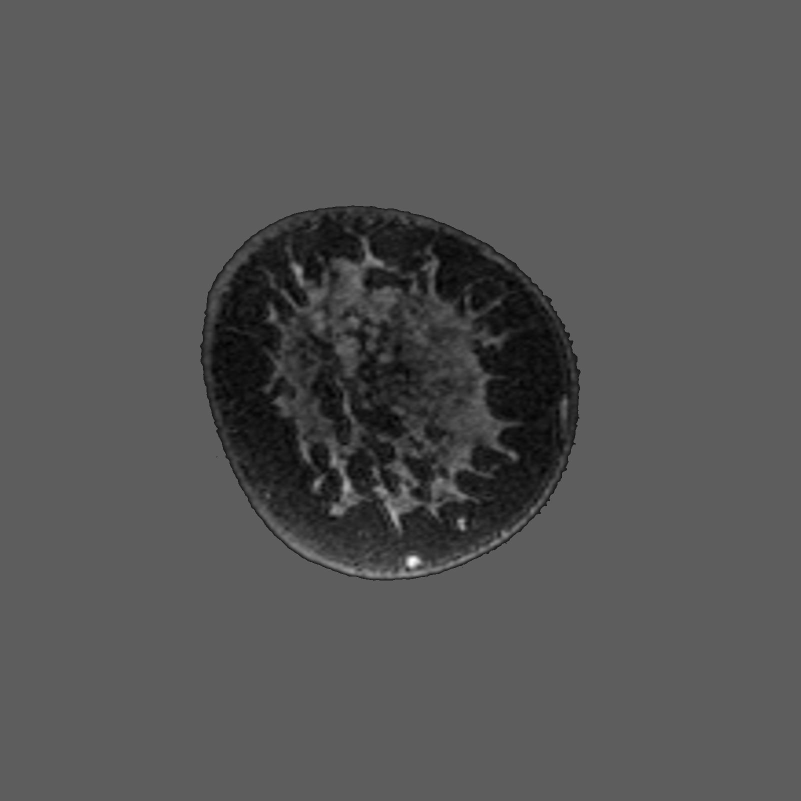
%> input picture Simulations/phantoms/breast_mri.jpg, 1601 x 1601 px (shown at 1/2 size)
$ octave GenKWaveSimInfo.m   (GNU Octave 9; MATLAB toolbox functions it lacks are replaced by stand-ins)
%> lines starting %> are read from the running program, lines starting %| are printed output that depends on the picture
### Simulations/phantoms/soundSpeedPhantom2D.m
function [C, c_bkgnd] = soundSpeedPhantom2D(Xi, Yi, option)
%> called with option = 2
%SOUNDSPEEDPHANTOM Outputs Sound Speed Phantom
% [C, c_bkgnd] = soundSpeedPhantom(Xi, Yi, option)
% INPUTS:
%   Xi, Yi -- meshgrid of points over which sound speed is defined
%   option -- 1 for breast CT; 2 for breast MRI; 3 for skull CT
% OUTPUTS:
%   C -- sound speed map on grid [m/s]
%   c_bkgnd -- background sound speed [m/s]

switch option
    case 1 % Breast CT Phantom
        % Load Breast CT Image
        breastct = im2double(imread('breast_ct.jpg'));
        % Normalize Breast CT Image
        breastct = breastct/max(breastct(:)); thr = 0.04;
        breastct(breastct<=thr) = mean(breastct(breastct>=thr));
        breastct = breastct - mean(breastct(:));
        breastct = breastct/max(abs(breastct(:)));
        % Get Dimensions of Breast CT Image
        [Ny, Nx] = size(breastct);
        dx = 0.0007; dy = dx; % Grid Spacing [m]
        x = ((-(Nx-1)/2):((Nx-1)/2))*dx;
        y = ((-(Ny-1)/2):((Ny-1)/2))*dy;
        [X, Y] = meshgrid(x,y);
        % Create Sound Speed Image [m/s]
        c_bkgnd = 1500; c_std = 90;
        c = c_bkgnd+c_std*breastct;
        % Put Sound Speed Map on Input Meshgrid
        R = sqrt(Xi.^2 + Yi.^2);
        rotAngle = 2.85*pi; % Angle [radians] to Rotate the Breast
        T = atan2(Yi, Xi) - rotAngle; % Apply Rotation
        C = interp2(X, Y, c, R.*cos(T), R.*sin(T), 'linear', c_bkgnd);
    case 2 % Breast MRI Phantom
        % Load Breast CT Image
        breastmri = im2double(imread('breast_mri.jpg'));
%> breastmri: size 1601x1601 double; min 0, max 1, mean 0.332
        % Get Dimensions of Breast CT Image
        [Ny, Nx] = size(breastmri);
%> Ny = 1601; Nx = 1601
        dx = 0.00015; dy = dx; % Grid Spacing [m]
        x = ((-(Nx-1)/2):((Nx-1)/2))*dx;
%> x = 1601 values from -0.12 to 0.12
        y = ((-(Ny-1)/2):((Ny-1)/2))*dy;
%> y = 1601 values from -0.12 to 0.12
        [X, Y] = meshgrid(x,y);
        % Create Sound Speed Image [m/s]
        c_min = 1420; c_max = 1640;
        c = breastmri*(c_max-c_min)+c_min;
        c_bkgnd = c(1,1);
%> c_bkgnd = 1500.2
        % Put Sound Speed Map on Input Meshgrid
        R = sqrt(Xi.^2 + Yi.^2);
        rotAngle = 2.85*pi; % Angle [radians] to Rotate the Breast
        T = atan2(Yi, Xi) - rotAngle; % Apply Rotation
        C = interp2(X, Y, c, R.*cos(T), R.*sin(T), 'linear', c_bkgnd);
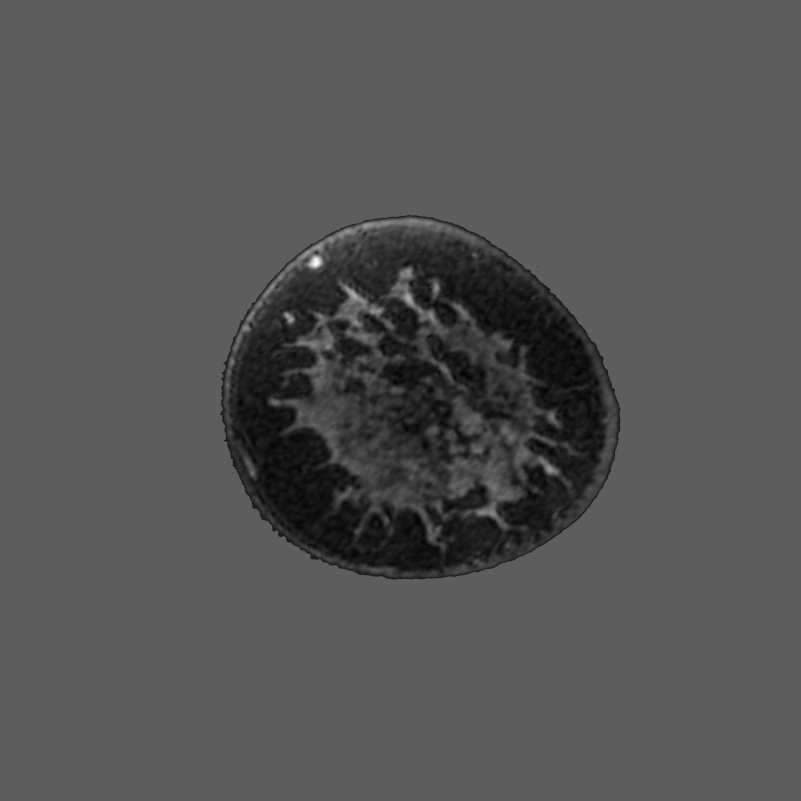
%> C: size 1601x1601 double (shown at 1/2 size); min 1420.1, max 1639.9, mean 1493.1; drawn with min black and max white
end

end

### Simulations/phantoms/sampled_circle.m
function [x_idx, z_idx, ind] = sampled_circle(Nx, Nz, Nr, theta)
%SAMPLED CIRCLE Creates a sample circle mask
%   Nx, Nz -- Size of x and z grids
%   Nr -- Radius of circle in samples
%   theta -- Sampled angles

x = (-(Nx-1)/2:(Nx-1)/2);
z = (-(Nz-1)/2:(Nz-1)/2);
x_idx = dsearchn(x(:), Nr*cos(theta(:)));
z_idx = dsearchn(z(:), Nr*sin(theta(:)));
ind = sub2ind([Nz, Nx], z_idx, x_idx);

end

### Simulations/GenKWaveSimInfo.m
clear
clc

% Load Functions
addpath(genpath('../../k-Wave'));
addpath(genpath(pwd));

% Sound Speed Map
dxi = 0.15e-3; xmax = 120e-3;
xi = -xmax:dxi:xmax; zi = xi;
Nxi = numel(xi); Nzi = numel(zi);
[Xi, Zi] = meshgrid(xi, zi);
option = 2; % 1 for Breast CT; 2 for Breast MRI
[C, c_bkgnd] = soundSpeedPhantom2D(Xi, Zi, option);
%> c_bkgnd = 1500.2

% Attenuation Map
atten_bkgnd = 0.0025; % Background Attenuation [dB/(MHz^y cm)]
sos2atten = 6e-2; % Conversion from Sound Speed Difference to Attenuation
atten_varying = sos2atten*abs(C-c_bkgnd); % Varying Attenuation [dB/(MHz^y cm)]
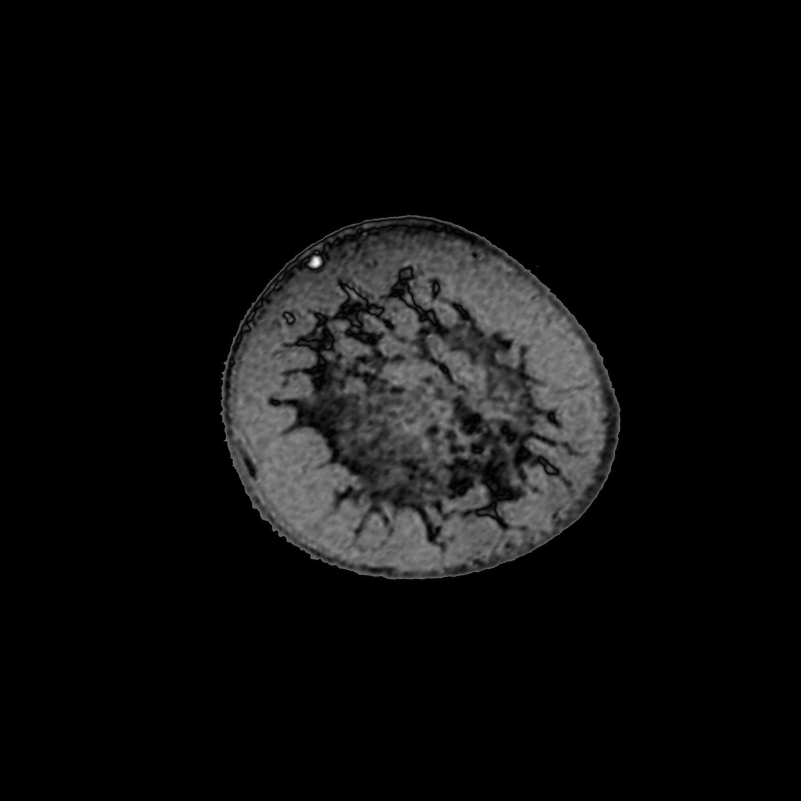
%> atten_varying: size 1601x1601 double (shown at 1/2 size); min 0, max 8.38, mean 0.442; drawn with min black and max white
atten = (atten_bkgnd + atten_varying); % Total Attenuation [dB/(MHz^y cm)]
y_atten = 1.01; % Power Law of Attenuation [y]
    % y cannot exactly equal 1 without the following line:
    % medium.alpha_mode = 'no_dispersion'

% Create Transducer Ring
circle_radius = 110e-3; numElements = 512;
circle_rad_pixels = floor(circle_radius/dxi);
theta = -pi:2*pi/numElements:pi-2*pi/numElements;
x_circ = circle_radius*cos(theta);
z_circ = circle_radius*sin(theta);
[x_idx, z_idx, ind] = sampled_circle(Nxi, Nzi, circle_rad_pixels, theta);
msk = zeros(Nzi, Nxi); msk(ind) = 1;

% Define the Properties of the Propagation Medium
rho0 = 1000; % Density [kg/m^3]
medium.sound_speed = C; % [m/s]
medium.density = rho0*ones(size(C)); % [kg/m^3]
medium.alpha_coeff = atten; % [dB/(MHz^y cm)]
medium.alpha_power = y_atten; % cannot exactly equal 1 without:
                              % medium.alpha_mode = 'no_dispersion'
medium.alpha_mode = 'no_dispersion'; % IGNORE VELOCITY DISPERSION!
%> (the run ends here)
